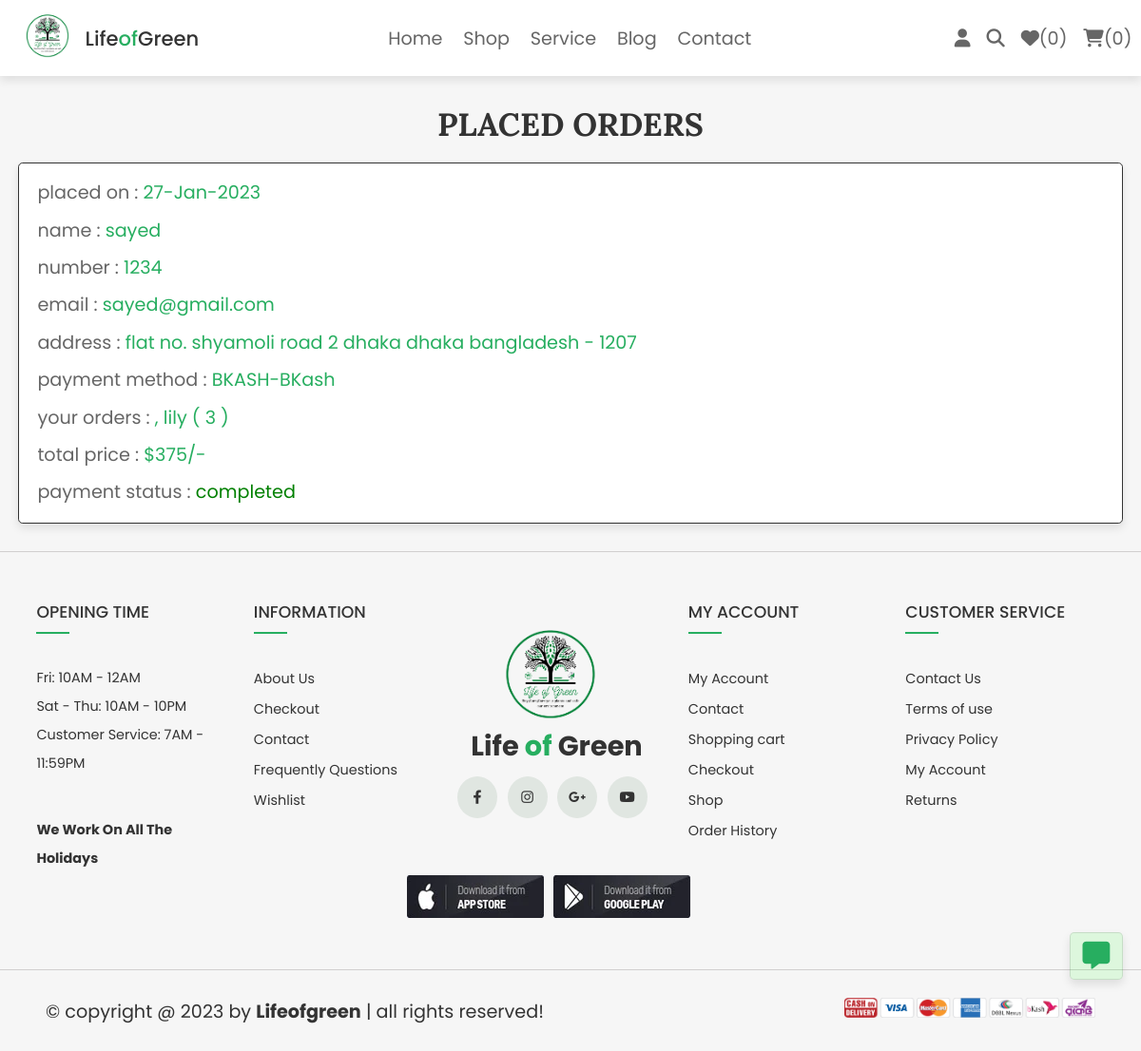
The app's page /orders.php (signed in) with its own data.
### tables this page shows
CREATE TABLE `users` (
  `id` int(100) NOT NULL,
  `name` varchar(100) NOT NULL,
  `email` varchar(100) NOT NULL,
  `password` varchar(100) NOT NULL,
  `user_type` varchar(20) NOT NULL DEFAULT 'user',
  `user_status` varchar(100) NOT NULL,
  `image` varchar(100) NOT NULL,
  `degree` varchar(100) NOT NULL,
  `specialist` varchar(100) NOT NULL
);

CREATE TABLE `orders` (
  `id` int(100) NOT NULL,
  `user_id` int(100) NOT NULL,
  `name` varchar(100) NOT NULL,
  `number` varchar(12) NOT NULL,
  `email` varchar(100) NOT NULL,
  `method` varchar(50) NOT NULL,
  `address` varchar(500) NOT NULL,
  `total_products` varchar(1000) NOT NULL,
  `total_price` int(100) NOT NULL,
  `placed_on` varchar(50) NOT NULL,
  `transaction_id` varchar(100) NOT NULL,
  `payment_status` varchar(20) NOT NULL DEFAULT 'pending'
);

### orders.php (the view, shortened to what this page needs)
<?php
@include 'config.php';
$user_id = $_SESSION['user_id'];
?>
<!DOCTYPE html>
<html lang="en">
<head>
   <link rel="stylesheet" href="https://cdnjs.cloudflare.com/ajax/libs/font-awesome/6.1.1/css/all.min.css">
   <link rel="stylesheet" href="css/style.css">
</head>
<body>
<?php include 'header.php'; ?>
<section class="placed-orders">
   <h1 class="title">placed orders</h1>
   <div class="box-container">
   <?php
      $select_orders = $conn->prepare("SELECT * FROM `orders` WHERE user_id = ?");
      $select_orders->execute([$user_id]);
      if($select_orders->rowCount() > 0){
         while($fetch_orders = $select_orders->fetch(PDO::FETCH_ASSOC)){
   ?>
   <div class="box">
      <p> placed on : <span><?= $fetch_orders['placed_on']; ?></span> </p>
      <p> name : <span><?= $fetch_orders['name']; ?></span> </p>
      <p> number : <span><?= $fetch_orders['number']; ?></span> </p>
      <p> email : <span><?= $fetch_orders['email']; ?></span> </p>
      <p> address : <span><?= $fetch_orders['address']; ?></span> </p>
      <p> payment method : <span><?= $fetch_orders['method']; ?></span> </p>
      <p> your orders : <span><?= $fetch_orders['total_products']; ?></span> </p>
      <p> total price : <span>$<?= $fetch_orders['total_price']; ?>/-</span> </p>
      <p> payment status : <span style="color:<?php if($fetch_orders['payment_status'] == 'pending'){ echo 'red'; }else{ echo 'green'; }; ?>"><?= $fetch_orders['payment_status']; ?></span> </p>
   </div>
   <?php
      }
   }else{
      echo '<p class="empty">no orders placed yet!</p>';
   }
   ?>
   </div>
</section>
<?php include 'footer.php'; ?>
</body>
</html>

### css/style.css (style rules this page uses)
.placed-orders .box-container { display: flex; flex-wrap: wrap; gap: 1.5rem; align-items: flex-start; }
.placed-orders .box-container .box { padding: 1rem 2rem; flex: 1 1 40rem; border: var(--border); background-color: var(--white); box-shadow: var(--box-shadow); border-radius: .5rem; }
.placed-orders .box-container .box p { margin: .5rem 0; line-height: 1.8; font-size: 2rem; color: var(--light-color); }
.placed-orders .box-container .box p span { color: var(--green); }

### css/components.css (style rules this page uses)
:root { --green: #27ae60; --orange: #f39c12; --red: #e74c3c; --black: #333; --light-color: #666; --white: #fff; --light-bg: #f6f6f6; --border: .2rem solid var(--black); --box-shadow: 0 .5rem 1rem rgba(0, 0, 0, .1); --swiper-theme-color: #27ae60 !important; --outline: .1rem solid rgba(0, 0, 0, .1); --outline-hover: .2rem solid var(--black); }
* { font-family: 'Poppins', sans-serif; margin: 0; padding: 0; box-sizing: border-box; outline: none; border: none; text-decoration: none; color: var(--black); }
body { background-color: var(--light-bg); }
html { font-size: 60%; overflow-x: hidden; scroll-behavior: smooth; scroll-padding-top: 6.5rem; }
section { padding: 3rem 2rem; max-width: 1200px; margin: 0 auto; }
.title { text-align: center; margin-bottom: 2rem; text-transform: uppercase; color: var(--black); font-size: 3.5rem; font-family: 'Lora', sans-serif; }

### records on screen
orders: placed_on "27-Jan-2023", name "sayed", number "1234", email "sayed@gmail.com", address "flat no. shyamoli road 2 dhaka dhaka bangladesh - 1207", method "BKASH-BKash", total_products ", lily ( 3 )", total_price "375", payment_status "completed"

### other values on screen
$count_wishlist_items->rowCount() "0"
$count_cart_items->rowCount() "0"
